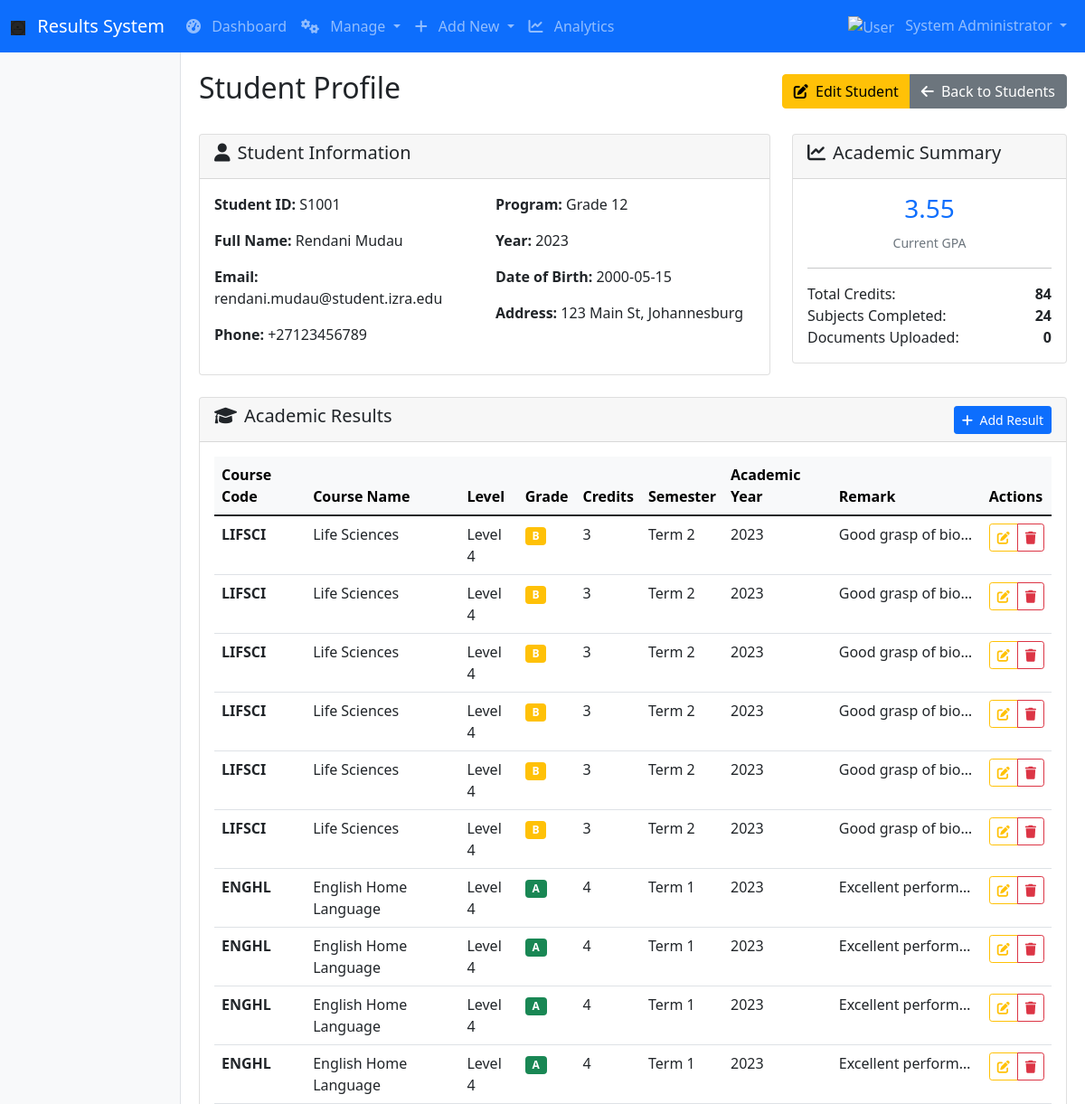
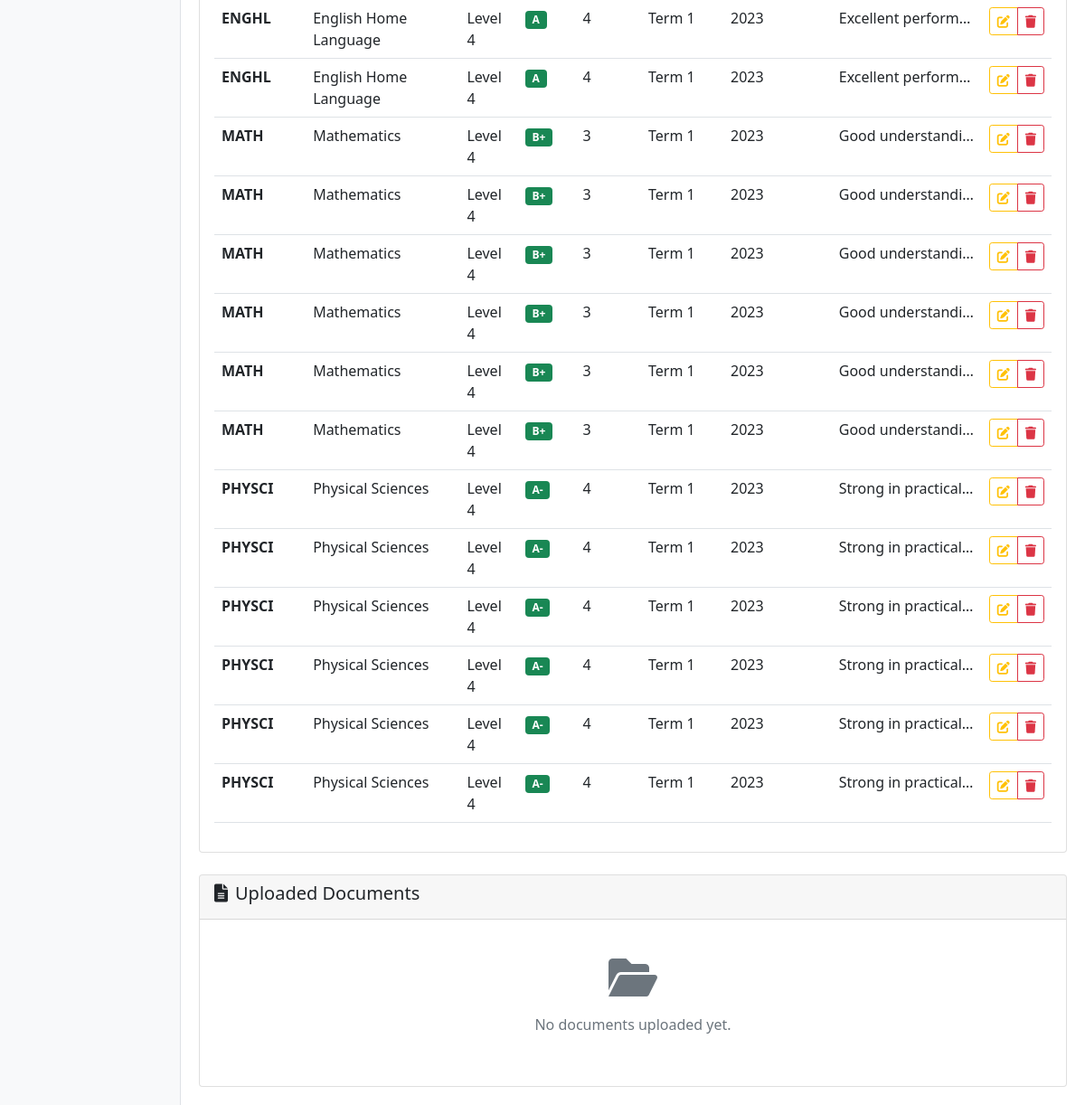
The app's page /admin/student/S1001 (signed in), older data (2 pictures, top to bottom).
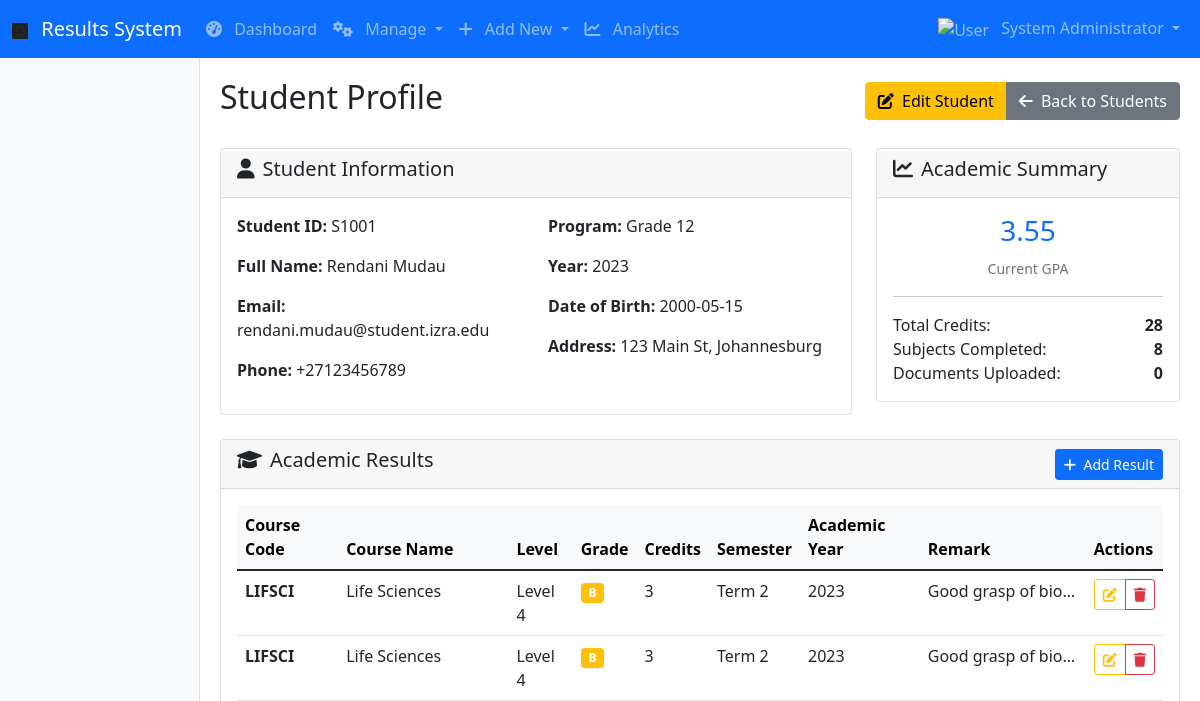
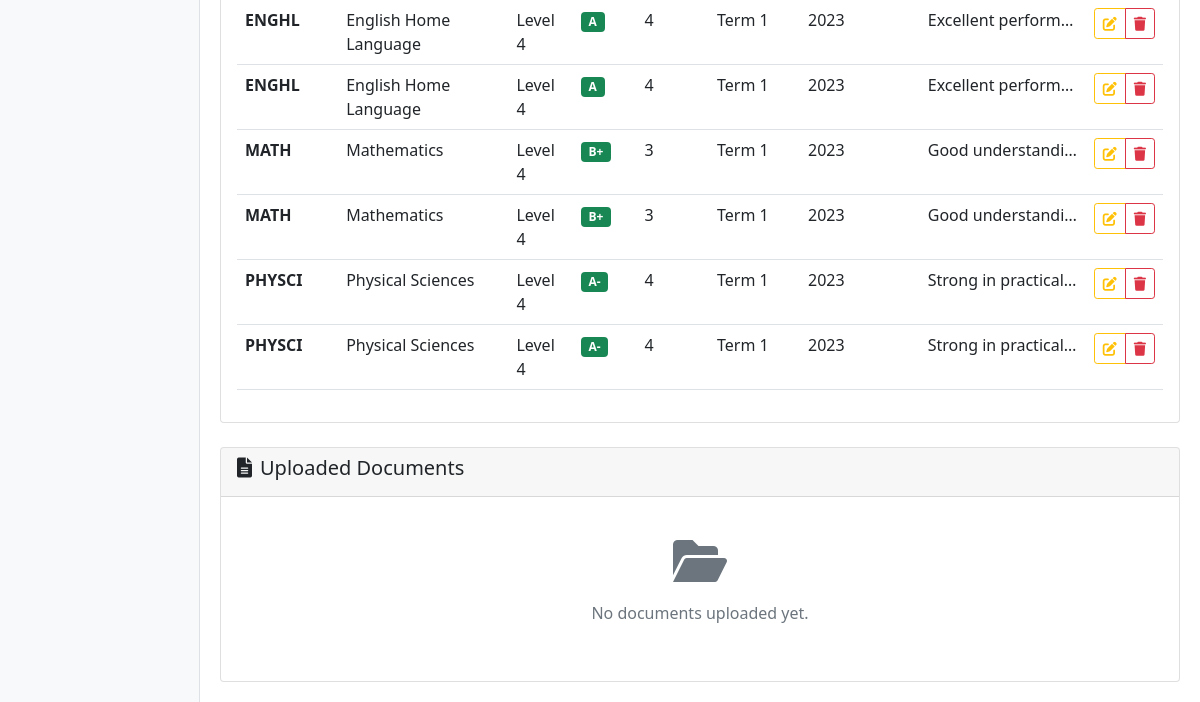
The same page, newer data (2 pictures, top to bottom).
### tables this page shows
CREATE TABLE students
                 (id INTEGER PRIMARY KEY AUTOINCREMENT,
                 student_id TEXT UNIQUE NOT NULL,
                 full_name TEXT NOT NULL,
                 email TEXT NOT NULL,
                 program TEXT,
                 year INTEGER,
                 date_of_birth TEXT,
                 phone_number TEXT,
                 address TEXT,
                 created_at TEXT DEFAULT CURRENT_TIMESTAMP);

CREATE TABLE results
                 (id INTEGER PRIMARY KEY AUTOINCREMENT,
                 student_id TEXT NOT NULL,
                 course_code TEXT NOT NULL,
                 course_name TEXT NOT NULL,
                 subject_level TEXT,
                 grade TEXT NOT NULL,
                 credits INTEGER,
                 semester TEXT NOT NULL,
                 academic_year TEXT NOT NULL,
                 remark TEXT,
                 created_at TEXT DEFAULT CURRENT_TIMESTAMP,
                 updated_at TEXT DEFAULT CURRENT_TIMESTAMP,
                 FOREIGN KEY (student_id) REFERENCES students (student_id));

### app.py (the view)
    def decorated_function(*args, **kwargs):
        if 'role' not in session or session['role'] != 'admin':
            flash('Admin access required.', 'danger')
            return redirect(url_for('login'))
        return f(*args, **kwargs)

### app.py (called while the page is built)
def get_db_connection():
    conn = sqlite3.connect('results.db')
    conn.row_factory = sqlite3.Row
    return conn

def calculate_gpa(results):
    if not results:
        return 0.0
    grade_points = 0
    total_credits = 0
    for result in results:
        credit = result['credits'] or 0
        grade = result['grade']
        if grade in GRADE_TO_POINTS:
            points = GRADE_TO_POINTS[grade]
            grade_points += points * credit
            total_credits += credit
    return round(grade_points / total_credits, 2) if total_credits > 0 else 0.0

def admin_required(f):
    def decorated_function(*args, **kwargs):
        if 'role' not in session or session['role'] != 'admin':
            flash('Admin access required.', 'danger')
            return redirect(url_for('login'))
        return f(*args, **kwargs)
    decorated_function.__name__ = f.__name__
    return decorated_function

@app.context_processor
def utility_processor():
    def now(format='%Y-%m-%d %H:%M'):
        return datetime.now().strftime(format)
    return dict(now=now)

### templates/view_student.html (shortened to what this page needs)
{% extends "base.html" %}
{% block content %}
<div class="d-flex justify-content-between align-items-center mb-4">
    <h2>Student Profile</h2>
    <div class="btn-group">
        <a href="{{ url_for('edit_student', student_id=student.student_id) }}" class="btn btn-warning">
            <i class="fas fa-edit me-1"></i> Edit Student
        </a>
        <a href="{{ url_for('manage_students') }}" class="btn btn-secondary">
            <i class="fas fa-arrow-left me-1"></i> Back to Students
        </a>
    </div>
</div>
<div class="row mb-4">
    <div class="col-md-8">
        <div class="card">
            <div class="card-header">
                <h5><i class="fas fa-user me-2"></i>Student Information</h5>
            </div>
            <div class="card-body">
                <div class="row">
                    <div class="col-md-6">
                        <p><strong>Student ID:</strong> {{ student.student_id }}</p>
                        <p><strong>Full Name:</strong> {{ student.full_name }}</p>
                        <p><strong>Email:</strong> {{ student.email }}</p>
                        <p><strong>Phone:</strong> {{ student.phone_number or 'N/A' }}</p>
                    </div>
                    <div class="col-md-6">
                        <p><strong>Program:</strong> {{ student.program }}</p>
                        <p><strong>Year:</strong> {{ student.year }}</p>
                        <p><strong>Date of Birth:</strong> {{ student.date_of_birth or 'N/A' }}</p>
                        <p><strong>Address:</strong> {{ student.address or 'N/A' }}</p>
                    </div>
                </div>
            </div>
        </div>
    </div>
    <div class="col-md-4">
        <div class="card">
            <div class="card-header">
                <h5><i class="fas fa-chart-line me-2"></i>Academic Summary</h5>
            </div>
            <div class="card-body">
                <div class="text-center mb-3">
                    <h3 class="text-primary">{{ gpa }}</h3>
                    <small class="text-muted">Current GPA</small>
                </div>
                <hr>
                <div class="d-flex justify-content-between">
                    <span>Total Credits:</span>
                    <strong>{{ total_credits }}</strong>
                </div>
                <div class="d-flex justify-content-between">
                    <span>Subjects Completed:</span>
                    <strong>{{ results|length }}</strong>
                </div>
                <div class="d-flex justify-content-between">
                    <span>Documents Uploaded:</span>
                    <strong>{{ documents|length }}</strong>
                </div>
            </div>
        </div>
    </div>
</div>
<div class="row mb-4">
    <div class="col-12">
        <div class="card">
            <div class="card-header d-flex justify-content-between align-items-center">
                <h5><i class="fas fa-graduation-cap me-2"></i>Academic Results</h5>
                <a href="{{ url_for('add_result') }}?student_id={{ student.student_id }}" class="btn btn-sm btn-primary">
                    <i class="fas fa-plus me-1"></i> Add Result
                </a>
            </div>
            <div class="card-body">
                {% if results %}
                <div class="table-responsive">
                    <table class="table table-hover">
                        <thead class="table-light">
                            <tr>
                                <th>Course Code</th>
                                <th>Course Name</th>
                                <th>Level</th>
                                <th>Grade</th>
                                <th>Credits</th>
                                <th>Semester</th>
                                <th>Academic Year</th>
                                <th>Remark</th>
                                <th>Actions</th>
                            </tr>
                        </thead>
                        <tbody>
                            {% for result in results %}
                            <tr>
                                <td><strong>{{ result.course_code }}</strong></td>
                                <td>{{ result.course_name }}</td>
                                <td>{{ result.subject_level or 'N/A' }}</td>
                                <td>
                                    <span class="badge bg-{% if result.grade in ['A', 'A-', 'B+'] %}success{% elif result.grade in ['B', 'B-', 'C+'] %}warning{% else %}danger{% endif %}">
                                        {{ result.grade }}
                                    </span>
                                </td>
                                <td>{{ result.credits }}</td>
                                <td>{{ result.semester }}</td>
                                <td>{{ result.academic_year }}</td>
                                <td>
                                    {% if result.remark %}
                                    <span class="d-inline-block text-truncate" style="max-width: 150px;" title="{{ result.remark }}">
                                        {{ result.remark }}
                                    </span>
                                    {% else %}
                                    <span class="text-muted">No remark</span>
                                    {% endif %}
                                </td>
                                <td>
                                    <div class="btn-group btn-group-sm">
                                        <a href="{{ url_for('edit_result', result_id=result.id) }}" class="btn btn-outline-warning btn-sm">
                                            <i class="fas fa-edit"></i>
                                        </a>
                                        <a href="{{ url_for('delete_result', result_id=result.id) }}"
                                           class="btn btn-outline-danger btn-sm"
                                           onclick="return confirm('Are you sure you want to delete this result?')">
                                            <i class="fas fa-trash"></i>
                                        </a>
                                    </div>
                                </td>
                            </tr>
                            {% endfor %}
                        </tbody>
                    </table>
                </div>
                {% endif %}
            </div>
        </div>
    </div>
</div>
<div class="row">
    <div class="col-12">
        <div class="card">
            <div class="card-header">
                <h5><i class="fas fa-file-alt me-2"></i>Uploaded Documents</h5>
            </div>
            <div class="card-body">
                {% if documents %}
                <div class="table-responsive">
                    <table class="table table-hover">
                        <thead class="table-light">
                            <tr>
                                <th>Document Name</th>
                                <th>Type</th>
                                <th>Upload Date</th>
                                <th>Status</th>
                                <th>Feedback</th>
                                <th>Actions</th>
                            </tr>
                        </thead>
                        <tbody>
                            {% for doc in documents %}
                            <tr>
                                <td>{{ doc.doc_name }}</td>
                                <td>{{ doc.doc_type }}</td>
                                <td>{{ doc.upload_date[:10] }}</td>
                                <td>
                                    {% if doc.status == 'Approved' %}
                                    <span class="badge bg-success">
                                        <i class="fas fa-check me-1"></i>Approved
                                    </span>
                                    {% elif doc.status == 'Rejected' %}
                                    <span class="badge bg-danger">
                                        <i class="fas fa-times me-1"></i>Rejected
                                    </span>
                                    {% else %}
                                    <span class="badge bg-warning">
                                        <i class="fas fa-clock me-1"></i>Pending
                                    </span>
                                    {% endif %}
                                </td>
                                <td>
                                    {% if doc.feedback %}
                                    <span class="d-inline-block text-truncate" style="max-width: 200px;" title="{{ doc.feedback }}">
                                        {{ doc.feedback }}
                                    </span>
                                    {% else %}
                                    <span class="text-muted">No feedback</span>
                                    {% endif %}
                                </td>
                                <td>
                                    <div class="btn-group btn-group-sm">
                                        <a href="{{ url_for('download_document', doc_id=doc.id) }}" class="btn btn-outline-primary btn-sm">
                                            <i class="fas fa-download"></i> Download
                                        </a>
                                        {% if doc.status == 'Pending' %}
                                        <button type="button" class="btn btn-outline-success btn-sm"
                                                onclick="updateDocStatus({{ doc.id }}, 'Approved')">
                                            <i class="fas fa-check"></i>
                                        </button>
                                        <button type="button" class="btn btn-outline-danger btn-sm"
                                                onclick="updateDocStatus({{ doc.id }}, 'Rejected')">
                                            <i class="fas fa-times"></i>
                                        </button>
                                        {% endif %}
                                    </div>
                                </td>
                            </tr>
                            {% endfor %}
                        </tbody>
                    </table>
                </div>
                {% else %}
                <div class="text-center py-4">
                    <i class="fas fa-folder-open fa-3x text-muted mb-3"></i>
                    <p class="text-muted">No documents uploaded yet.</p>
                </div>
                {% endif %}
            </div>
        </div>
    </div>
</div>
{% endblock %}

### templates/base.html (shortened to what this page needs)
<!DOCTYPE html>
<html lang="en">
<head>
    <link href="https://cdn.jsdelivr.net/npm/bootstrap@5.1.3/dist/css/bootstrap.min.css" rel="stylesheet">
    <link href="https://cdnjs.cloudflare.com/ajax/libs/font-awesome/6.0.0/css/all.min.css" rel="stylesheet">
</head>
<body>
    <nav class="navbar navbar-expand-lg navbar-dark bg-primary">
        <div class="container-fluid">
            <a class="navbar-brand" href="{{ url_for('index') }}">
                <img src="{{ url_for('static', filename='images/Logo.png') }}" alt="Logo" class="nav-icon" height="24">
                Results System
            </a>
            <div class="collapse navbar-collapse" id="navbarNav">
                <ul class="navbar-nav me-auto">
                    {% if session.role == 'admin' %}
                    <li class="nav-item">
                        <a class="nav-link" href="{{ url_for('admin_dashboard') }}">
                            <i class="fas fa-tachometer-alt me-2"></i>
                            Dashboard
                        </a>
                    </li>
                    <li class="nav-item dropdown">
                        <a class="nav-link dropdown-toggle" href="#" id="manageDropdown" role="button" data-bs-toggle="dropdown">
                            <i class="fas fa-cogs me-2"></i>
                            Manage
                        </a>
                    </li>
                    <li class="nav-item dropdown">
                        <a class="nav-link dropdown-toggle" href="#" id="addDropdown" role="button" data-bs-toggle="dropdown">
                            <i class="fas fa-plus me-2"></i>
                            Add New
                        </a>
                    </li>
                    <li class="nav-item">
                        <a class="nav-link" href="{{ url_for('analytics') }}">
                            <i class="fas fa-chart-line me-2"></i>
                            Analytics
                        </a>
                    </li>
                    {% endif %}
                </ul>
                <ul class="navbar-nav">
                    {% if session.username %}
                    <li class="nav-item dropdown">
                        <a class="nav-link dropdown-toggle" href="#" id="userDropdown" role="button" data-bs-toggle="dropdown">
                            <img src="{{ url_for('static', filename='images/user.png') }}" alt="User" class="nav-icon">
                            {{ session.full_name }}
                        </a>
                    </li>
                    {% endif %}
                </ul>
            </div>
        </div>
    </nav>
    <div class="container-fluid">
        <div class="row">
            {% if session.role %}
            <div class="col-md-2 sidebar p-3">
            </div>
            <div class="col-md-10 main-content">
                {% block content %}{% endblock %}
            </div>
            {% else %}
            <div class="col-12">
                {% block content_public %}{% endblock %}
            </div>
            {% endif %}
        </div>
    </div>
</body>
</html>

### templates/base.html (style rules this page uses)
.sidebar { min-height: calc(100vh - 56px); background-color: #f8f9fa; border-right: 1px solid #dee2e6; }
.main-content { padding: 20px; }
.nav-icon { width: 16px; height: 16px; margin-right: 8px; }

Row changes from the older to the newer data that the page shows:
removed results: course_code "LIFSCI", course_name "Life Sciences", subject_level "Level 4", grade "B", credits "3", semester "Term 2", academic_year "2023", remark "Good grasp of bio…"
removed results: course_code "LIFSCI", course_name "Life Sciences", subject_level "Level 4", grade "B", credits "3", semester "Term 2", academic_year "2023", remark "Good grasp of bio…"
removed results: course_code "LIFSCI", course_name "Life Sciences", subject_level "Level 4", grade "B", credits "3", semester "Term 2", academic_year "2023", remark "Good grasp of bio…"
removed results: course_code "LIFSCI", course_name "Life Sciences", subject_level "Level 4", grade "B", credits "3", semester "Term 2", academic_year "2023", remark "Good grasp of bio…"
removed results: course_code "ENGHL", course_name "English Home Language", subject_level "Level 4", grade "A", credits "4", semester "Term 1", academic_year "2023", remark "Excellent perform…"
removed results: course_code "ENGHL", course_name "English Home Language", subject_level "Level 4", grade "A", credits "4", semester "Term 1", academic_year "2023", remark "Excellent perform…"
removed results: course_code "ENGHL", course_name "English Home Language", subject_level "Level 4", grade "A", credits "4", semester "Term 1", academic_year "2023", remark "Excellent perform…"
removed results: course_code "ENGHL", course_name "English Home Language", subject_level "Level 4", grade "A", credits "4", semester "Term 1", academic_year "2023", remark "Excellent perform…"
removed results: course_code "MATH", course_name "Mathematics", subject_level "Level 4", grade "B+", credits "3", semester "Term 1", academic_year "2023", remark "Good understandi…"
removed results: course_code "MATH", course_name "Mathematics", subject_level "Level 4", grade "B+", credits "3", semester "Term 1", academic_year "2023", remark "Good understandi…"
removed results: course_code "MATH", course_name "Mathematics", subject_level "Level 4", grade "B+", credits "3", semester "Term 1", academic_year "2023", remark "Good understandi…"
removed results: course_code "MATH", course_name "Mathematics", subject_level "Level 4", grade "B+", credits "3", semester "Term 1", academic_year "2023", remark "Good understandi…"
removed results: course_code "PHYSCI", course_name "Physical Sciences", subject_level "Level 4", grade "A-", credits "4", semester "Term 1", academic_year "2023", remark "Strong in practical…"
removed results: course_code "PHYSCI", course_name "Physical Sciences", subject_level "Level 4", grade "A-", credits "4", semester "Term 1", academic_year "2023", remark "Strong in practical…"
removed results: course_code "PHYSCI", course_name "Physical Sciences", subject_level "Level 4", grade "A-", credits "4", semester "Term 1", academic_year "2023", remark "Strong in practical…"
removed results: course_code "PHYSCI", course_name "Physical Sciences", subject_level "Level 4", grade "A-", credits "4", semester "Term 1", academic_year "2023", remark "Strong in practical…"
Text that changed along with them:
{{ total_credits }}: "84" → "28"
{{ results|length }}: "24" → "8"
